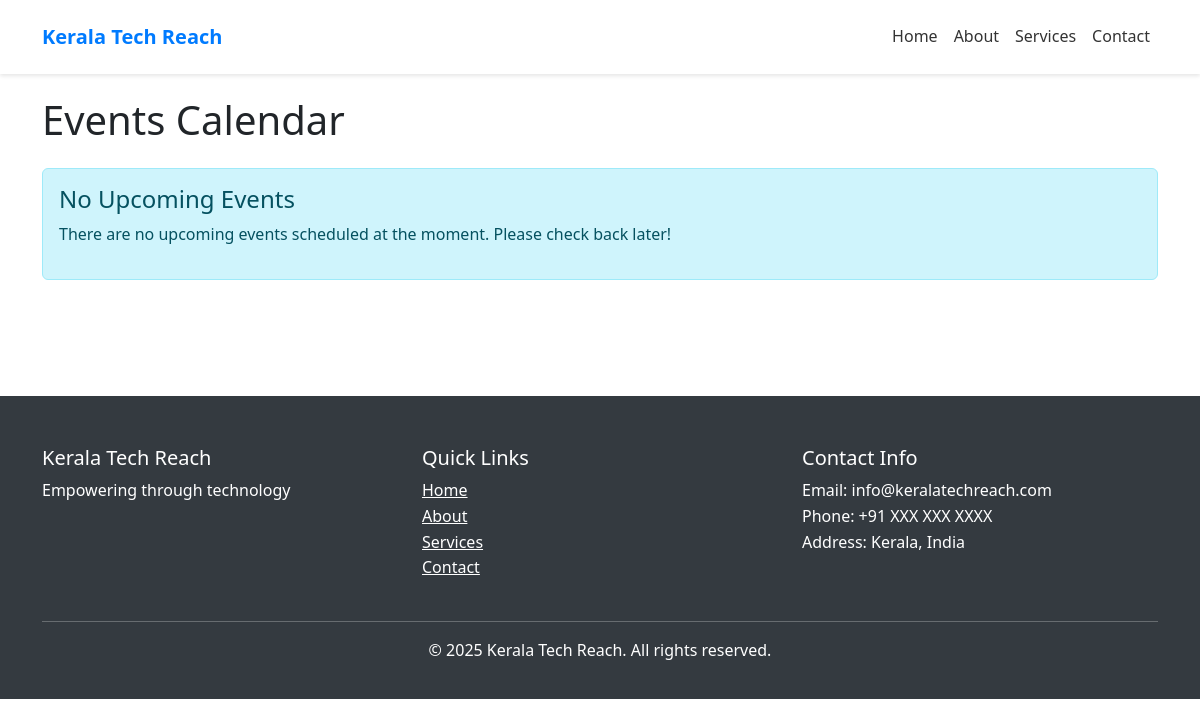
/events/, run on an earlier commit of the app's database.
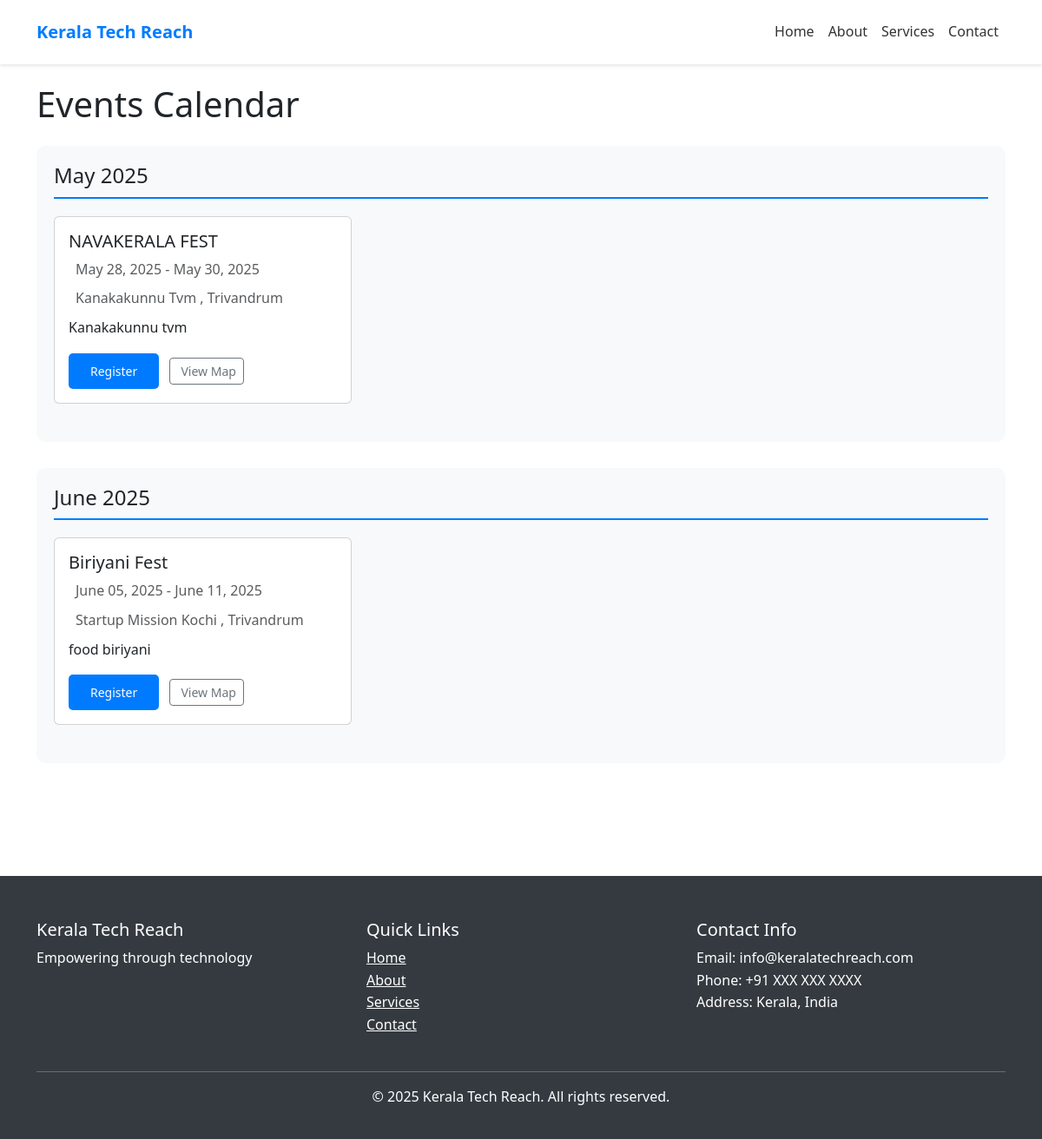
And on a later commit of the database.
### admindashboard/models.py (models this page shows, shortened)
class Event(models.Model):
    name = models.CharField(max_length=255)
    event_start = models.DateTimeField()
    event_end = models.DateTimeField(blank=True, null=True)
    place = models.CharField(max_length=255)
    link = models.URLField(blank=True, null=True)
    description = models.TextField(blank=True, null=True)
    map_link = models.URLField(blank=True, null=True)
    district = models.ForeignKey(District, on_delete=models.SET_NULL, null=True, blank=True)
    category = models.ForeignKey(EventCategory, on_delete=models.SET_NULL, null=True, blank=True)
    updated_at = models.DateTimeField(auto_now=True)
    is_published = models.BooleanField(default=False)
    created_by = models.ForeignKey('UserProfile', on_delete=models.CASCADE)

class District(models.Model):
    name = models.CharField(max_length=100)
    is_active = models.BooleanField(default=True)
    created_by = models.ForeignKey('UserProfile', on_delete=models.CASCADE, related_name='created_districts')
    def __str__(self):
        return self.name

### publicpage/views.py (the view)
# urls.py: path('events/', views.events_list, name='events'),
def events_list(request):
    now = timezone.now()
    events = Event.objects.filter(
        event_start__gte=now,
        is_published=True
    ).order_by('event_start')
    paginator = Paginator(events, 10)  # Show 10 events per page
    page = request.GET.get('page')
    events_page = paginator.get_page(page)
    events_by_month = {}
    for event in events:
        month_key = event.event_start.strftime('%B %Y')
        if month_key not in events_by_month:
            events_by_month[month_key] = []
        events_by_month[month_key].append(event)
    context = {
        'events': events_page,
        'events_by_month': events_by_month,
    }
    return render(request, 'publicpage/events_list.html', context)

### publicpage/templates/publicpage/events_list.html (shortened to what this page needs)
{% extends 'publicpage/base.html' %}
{% block content %}
<div class="container mt-5 pt-5">
    <div class="row">
        <div class="col-12">
            <h1 class="mb-4">Events Calendar</h1>
            {% if events_by_month %}
                {% for month, month_events in events_by_month.items %}
                    <div class="month-section">
                        <h2 class="month-header h4">{{ month }}</h2>
                        <div class="row">
                            {% for event in month_events %}
                                <div class="col-md-6 col-lg-4 mb-4">
                                    <div class="card event-card h-100">
                                        <div class="card-body">
                                            <h5 class="card-title">{{ event.name }}</h5>
                                            <p class="text-muted mb-2">
                                                {{ event.event_start|date:"F d, Y" }}
                                                {% if event.event_end %}
                                                    - {{ event.event_end|date:"F d, Y" }}
                                                {% endif %}
                                            </p>
                                            {% if event.place %}
                                                <p class="text-muted mb-2">
                                                    {{ event.place }}
                                                    {% if event.district %}
                                                        , {{ event.district }}
                                                    {% endif %}
                                                </p>
                                            {% endif %}
                                            <p class="card-text">{{ event.description|truncatewords:30 }}</p>
                                            <div class="mt-3">
                                                {% if event.link %}
                                                    <a href="{{ event.link }}" class="btn btn-primary btn-sm me-2">Register</a>
                                                {% endif %}
                                                {% if event.map_link %}
                                                    <a href="{{ event.map_link }}" class="btn btn-outline-secondary btn-sm" target="_blank">
                                                         View Map
                                                    </a>
                                                {% endif %}
                                            </div>
                                        </div>
                                    </div>
                                </div>
                            {% endfor %}
                        </div>
                    </div>
                {% endfor %}
            {% else %}
                <div class="alert alert-info">
                    <h4 class="alert-heading">No Upcoming Events</h4>
                    <p>There are no upcoming events scheduled at the moment. Please check back later!</p>
                </div>
            {% endif %}
        </div>
    </div>
</div>
{% endblock %}

### publicpage/templates/publicpage/base.html (shortened to what this page needs)
<!DOCTYPE html>
<html lang="en">
<head>
    <link href="https://cdn.jsdelivr.net/npm/bootstrap@5.3.0/dist/css/bootstrap.min.css" rel="stylesheet">
</head>
<body>
    <nav class="navbar navbar-expand-lg navbar-light fixed-top">
        <div class="container">
            <a class="navbar-brand" href="{% url 'publicpage:home' %}">Kerala Tech Reach</a>
            <div class="collapse navbar-collapse" id="navbarNav">
                <ul class="navbar-nav ms-auto">
                    <li class="nav-item">
                        <a class="nav-link" href="{% url 'publicpage:home' %}">Home</a>
                    </li>
                    <li class="nav-item">
                        <a class="nav-link" href="{% url 'publicpage:about' %}">About</a>
                    </li>
                    <li class="nav-item">
                        <a class="nav-link" href="{% url 'publicpage:services' %}">Services</a>
                    </li>
                    <li class="nav-item">
                        <a class="nav-link" href="{% url 'publicpage:contact' %}">Contact</a>
                    </li>
                </ul>
            </div>
        </div>
    </nav>
    <main>
        {% block content %}
        {% endblock %}
    </main>
    <footer class="footer">
        <div class="container">
            <div class="row">
                <div class="col-md-4">
                    <h5>Kerala Tech Reach</h5>
                    <p>Empowering through technology</p>
                </div>
                <div class="col-md-4">
                    <h5>Quick Links</h5>
                    <ul class="list-unstyled">
                        <li><a href="{% url 'publicpage:home' %}" class="text-white">Home</a></li>
                        <li><a href="{% url 'publicpage:about' %}" class="text-white">About</a></li>
                        <li><a href="{% url 'publicpage:services' %}" class="text-white">Services</a></li>
                        <li><a href="{% url 'publicpage:contact' %}" class="text-white">Contact</a></li>
                    </ul>
                </div>
                <div class="col-md-4">
                    <h5>Contact Info</h5>
                    <ul class="list-unstyled">
                        <li>Email: info@keralatechreach.com</li>
                        <li>Phone: +91 XXX XXX XXXX</li>
                        <li>Address: Kerala, India</li>
                    </ul>
                </div>
            </div>
            <hr class="mt-4">
            <div class="text-center">
                <p>&copy; {% now "Y" %} Kerala Tech Reach. All rights reserved.</p>
            </div>
        </div>
    </footer>
</body>
</html>

### publicpage/templates/publicpage/base.html (style rules this page uses)
:root { --primary-color: #007bff; --secondary-color: #6c757d; --accent-color: #28a745; }
body { font-family: 'Segoe UI', Tahoma, Geneva, Verdana, sans-serif; line-height: 1.6; }
.navbar { box-shadow: 0 2px 4px rgba(0,0,0,0.1); background-color: #fff; padding: 1rem 0; }
.navbar-brand { font-weight: 700; color: var(--primary-color) !important; }
.nav-link { color: #333 !important; font-weight: 500; transition: color 0.3s ease; }
.footer { background-color: #343a40; color: #fff; padding: 50px 0 20px; margin-top: 100px; }
.btn-primary { background-color: var(--primary-color); border: none; padding: 10px 25px; border-radius: 5px; transition: transform 0.3s ease; }

### publicpage/templates/publicpage/events_list.html (style rules this page uses)
.event-card { transition: transform 0.3s ease, box-shadow 0.3s ease; }
.month-section { background: #f8f9fa; border-radius: 10px; padding: 20px; margin-bottom: 30px; }
.month-header { border-bottom: 2px solid var(--primary-color); padding-bottom: 10px; margin-bottom: 20px; }

What changed in the data, as far as the page shows it:
added Event: month "May 2025", name "NAVAKERALA FEST", event_start "May 28, 2025", event_end "May 30, 2025", place "Kanakakunnu Tvm", district "Trivandrum", description "Kanakakunnu tvm"
added Event: month "June 2025", name "Biriyani Fest", event_start "June 05, 2025", event_end "June 11, 2025", place "Startup Mission Kochi", district "Trivandrum", description "food biriyani"
Also different on the page:
text no longer shown: "No Upcoming Events There are no upcoming events scheduled at the moment. Please check back later!"
